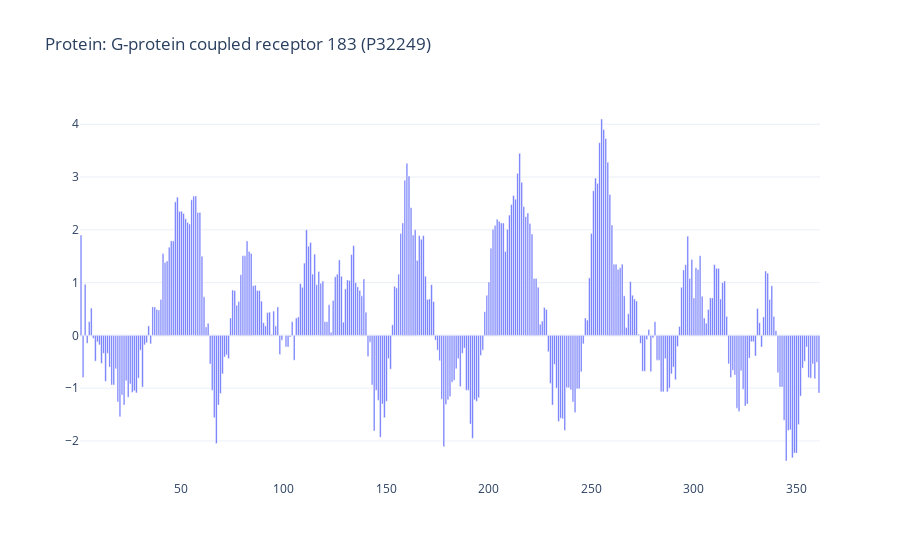

Notebook code for this chart:
### Code cell
figure = GPCR183.plot(window_size = 10)
figure.show()

### Figure 1 — Plotly figure (JSON) as saved in the notebook; plotly's stock layout.template omitted (floating-point values rounded to 4 significant figures; data arrays with more than 128 entries replaced by an {"elided": "..."} marker saying what was removed)
{"data": [{"type": "bar", "x": {"elided": "361 int values"}, "y": {"elided": "361 float values"}}], "layout": {"title": {"text": "Protein: G-protein coupled receptor 183 (P32249)"}}}
